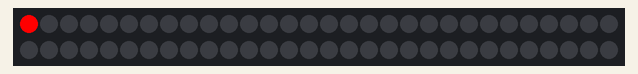
This sketch was run on a simulated ATtiny85, built with avr-gcc and run on an emulated ATtiny85. On the bench: 60 RGB LEDs in strip order, left to right, continuing on the next row.

Above: at 0.16 s.
At 5.16 s:
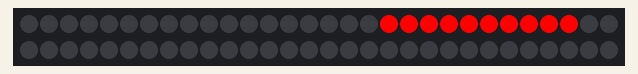
At 10.48 s:
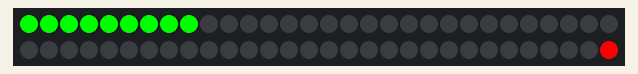
At 19.55 s:
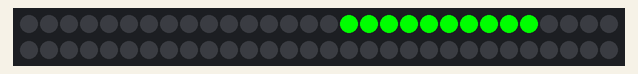
At 29.25 s:
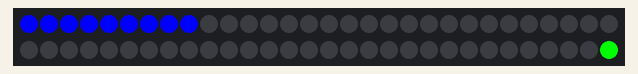
At 38.94 s:
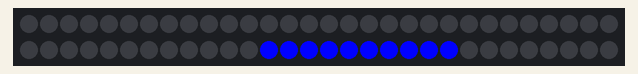

The sketch:

simple_on.ino
```cpp
// Simple strand test for Adafruit Dot Star RGB LED strip.
// This is a basic diagnostic tool, NOT a graphics demo...helps confirm
// correct wiring and tests each pixel's ability to display red, green
// and blue and to forward data down the line.  By limiting the number
// and color of LEDs, it's reasonably safe to power a couple meters off
// the Arduino's 5V pin.  DON'T try that with other code!

#include <Adafruit_DotStar.h>
// Because conditional #includes don't work w/Arduino sketches...
#include <SPI.h>         // COMMENT OUT THIS LINE FOR GEMMA OR TRINKET
//#include <avr/power.h> // ENABLE THIS LINE FOR GEMMA OR TRINKET

#define NUMPIXELS 60 // Number of LEDs in strip

// Here's how to control the LEDs from any two pins:
#define DATAPIN    1
#define CLOCKPIN   0
int IR_Pin = A0;
int IR_Value = 0;
Adafruit_DotStar strip = Adafruit_DotStar(NUMPIXELS, DATAPIN, CLOCKPIN, DOTSTAR_BRG);
// The last parameter is optional -- this is the color data order of the
// DotStar strip, which has changed over time in different production runs.
// Your code just uses R,G,B colors, the library then reassigns as needed.
// Default is DOTSTAR_BRG, so change this if you have an earlier strip.

// Hardware SPI is a little faster, but must be wired to specific pins
// (Arduino Uno = pin 11 for data, 13 for clock, other boards are different).
//Adafruit_DotStar strip = Adafruit_DotStar(NUMPIXELS, DOTSTAR_BRG);

void setup() {

#if defined(__AVR_ATtiny85__) && (F_CPU == 16000000L)
  clock_prescale_set(clock_div_1); // Enable 16 MHz on Trinket
#endif

  strip.begin(); // Initialize pins for output
  strip.show();  // Turn all LEDs off ASAP
//  Serial.begin(115200);
}

// Runs 10 LEDs at a time along strip, cycling through red, green and blue.
// This requires about 200 mA for all the 'on' pixels + 1 mA per 'off' pixel.

int      head  = 0, tail = -10; // Index of first 'on' and 'off' pixels
uint32_t color = 0xFF0000;      // 'On' color (starts red)

void healthLoop() {
  strip.setPixelColor(head, color); // 'On' pixel at head
  strip.setPixelColor(tail, 0);     // 'Off' pixel at tail
  strip.show();                     // Refresh strip
  delay(20);                        // Pause 20 milliseconds (~50 FPS)

  if(++head >= NUMPIXELS) {         // Increment head index.  Off end of strip?
    head = 0;                       //  Yes, reset head index to start
    if((color >>= 8) == 0)          //  Next color (R->G->B) ... past blue now?
      color = 0xFF0000;             //   Yes, reset to red
  }
  if(++tail >= NUMPIXELS) tail = 0; // Increment, reset tail index
}

void poisonLoop() {
  for (int i = 0; i < NUMPIXELS; i++) {
    strip.setPixelColor(i, 0x49B960);
  }
}

void loop() {
//  strip.setBrightness(1);
  healthLoop();
//  IR_Value = analogRead(IR_Pin);
//  Serial.println("delay value for LED = "+ IR_Value);
//  strip.setPixelColor(head, color); // 'On' pixel at head
//  strip.setPixelColor(tail, 0);     // 'Off' pixel at tail
//  strip.show();                     // Refresh strip
//  delay(20);                        // Pause 20 milliseconds (~50 FPS)
//
//  if(++head >= NUMPIXELS) {         // Increment head index.  Off end of strip?
//    head = 0;                       //  Yes, reset head index to start
//    if((color >>= 8) == 0)          //  Next color (R->G->B) ... past blue now?
//      color = 0xFF0000;             //   Yes, reset to red
//  }
//  if(++tail >= NUMPIXELS) tail = 0; // Increment, reset tail index
}
```
